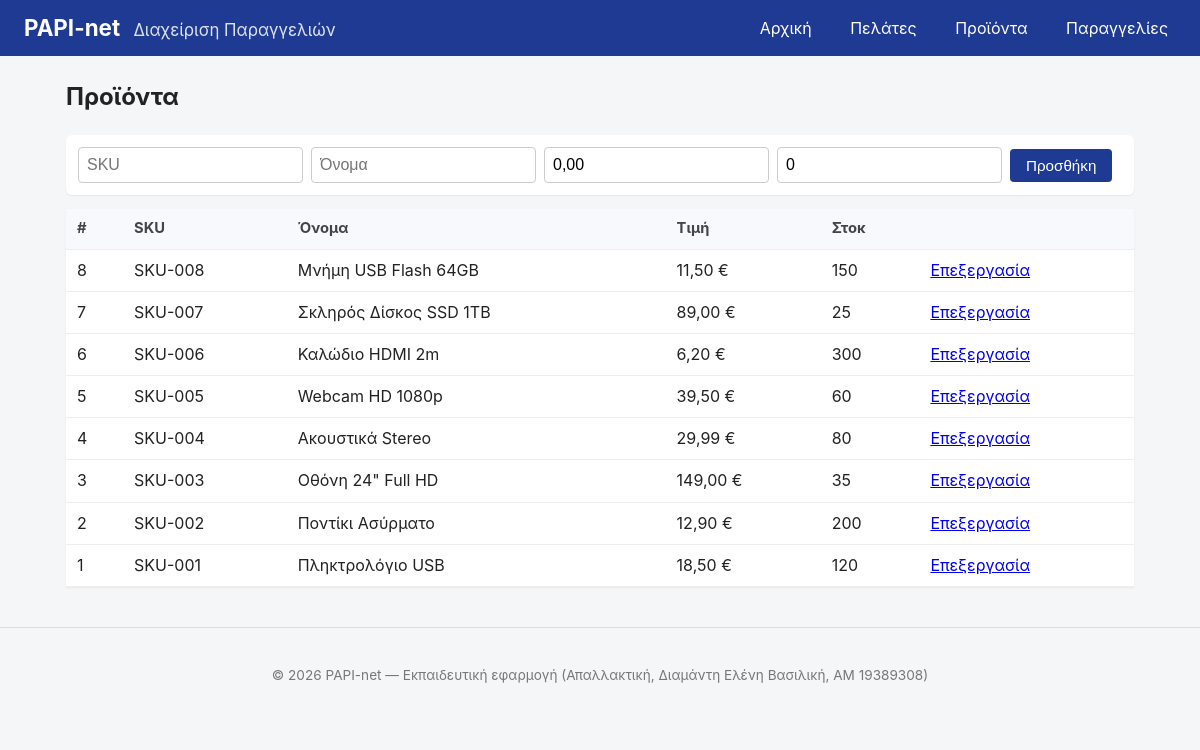
/products.php, run on the app's committed database.
### tables this page shows
CREATE TABLE IF NOT EXISTS products (
   
  id INT AUTO_INCREMENT PRIMARY KEY,
   
  sku VARCHAR(40) UNIQUE NOT NULL,
   
  name VARCHAR(150) NOT NULL,
   
  price DECIMAL(10,2) NOT NULL DEFAULT 0,
   
  stock INT NOT NULL DEFAULT 0
);

### includes/config.php (called while the page is built, shortened)
<?php
function h(?string $s): string {
    return htmlspecialchars((string)$s, ENT_QUOTES, 'UTF-8');
}

### public/products.php (the view, shortened to what this page needs)
<?php
require_once __DIR__ . '/../includes/config.php';
$products = $pdo->query('SELECT id, sku, name, price, stock FROM products ORDER BY id DESC')->fetchAll();
require_once __DIR__ . '/../includes/header.php';
?>
<h2>Προϊόντα</h2>
<form method="post" class="form-inline">
    <input type="text"   name="sku"   placeholder="SKU"   required>
    <input type="text"   name="name"  placeholder="Όνομα" required>
    <input type="text"   name="price" placeholder="Τιμή (€)" value="0,00">
    <input type="number" name="stock" placeholder="Στοκ"  value="0" min="0">
    <button type="submit">Προσθήκη</button>
</form>
<table class="data">
    <thead>
        <tr><th>#</th><th>SKU</th><th>Όνομα</th><th>Τιμή</th><th>Στοκ</th><th></th></tr>
    </thead>
    <tbody>
    <?php foreach ($products as $p): ?>
        <tr>
            <td><?= (int)$p['id'] ?></td>
            <td><?= h($p['sku']) ?></td>
            <td><?= h($p['name']) ?></td>
            <td><?= number_format((float)$p['price'], 2, ',', '.') ?> &euro;</td>
            <td><?= (int)$p['stock'] ?></td>
            <td><a href="products_edit.php?id=<?= (int)$p['id'] ?>">Επεξεργασία</a></td>
        </tr>
    <?php endforeach; ?>
    </tbody>
</table>
<?php require_once __DIR__ . '/../includes/footer.php'; ?>

### public/assets/style.css (style rules this page uses)
* { box-sizing: border-box; }
body { font-family: -apple-system, BlinkMacSystemFont, "Segoe UI", Roboto, "Helvetica Neue", Arial, sans-serif; margin: 0; background: #f4f6f8; color: #222; line-height: 1.45; }
.form-inline { display: flex; gap: 8px; flex-wrap: wrap; margin: 14px 0; align-items: center; background: #fff; padding: 12px; border-radius: 6px; box-shadow: 0 1px 2px rgba(0,0,0,0.06); }
input[type=text], input[type=email], input[type=date], input[type=number], select { padding: 8px; border: 1px solid #ccc; border-radius: 4px; font-size: 1em; }
button { padding: 8px 16px; background: #1f3a93; color: #fff; border: 0; border-radius: 4px; cursor: pointer; font-size: 0.95em; }
table.data { width: 100%; border-collapse: collapse; margin: 14px 0; background: #fff; box-shadow: 0 1px 2px rgba(0,0,0,0.06); }
table.data th, table.data td { padding: 9px 11px; border-bottom: 1px solid #eee; text-align: left; }
table.data th { background: #f7f9fc; font-size: 0.92em; color: #444; }

### data on the page
products: id "8", sku "SKU-008", name "Μνήμη USB Flash 64GB", price "11,50", stock "150"
products: id "7", sku "SKU-007", name "Σκληρός Δίσκος SSD 1TB", price "89,00", stock "25"
products: id "6", sku "SKU-006", name "Καλώδιο HDMI 2m", price "6,20", stock "300"
products: id "5", sku "SKU-005", name "Webcam HD 1080p", price "39,50", stock "60"
products: id "4", sku "SKU-004", name "Ακουστικά Stereo", price "29,99", stock "80"
products: id "3", sku "SKU-003", name "Οθόνη 24\" Full HD", price "149,00", stock "35"
products: id "2", sku "SKU-002", name "Ποντίκι Ασύρματο", price "12,90", stock "200"
products: id "1", sku "SKU-001", name "Πληκτρολόγιο USB", price "18,50", stock "120"
